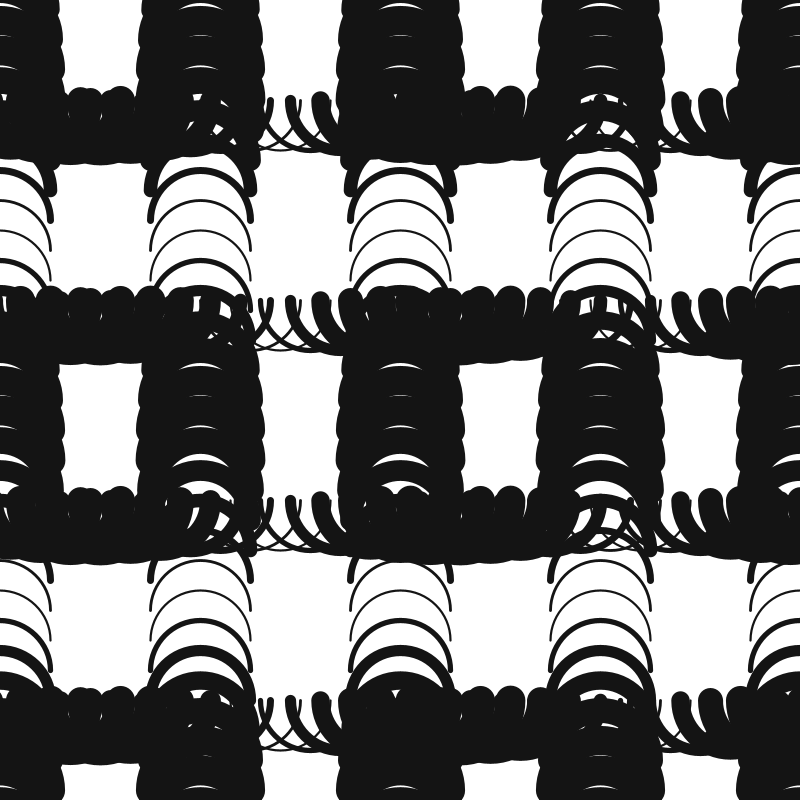
Frame 1 (no input)
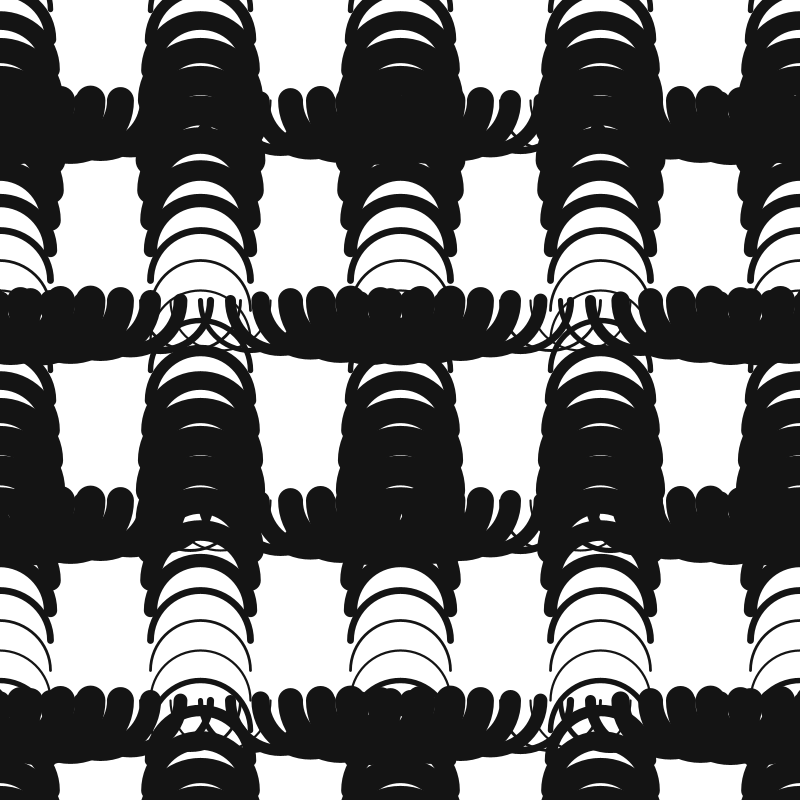
Frame 60 (the mouse pressed at the canvas centre just before this capture)
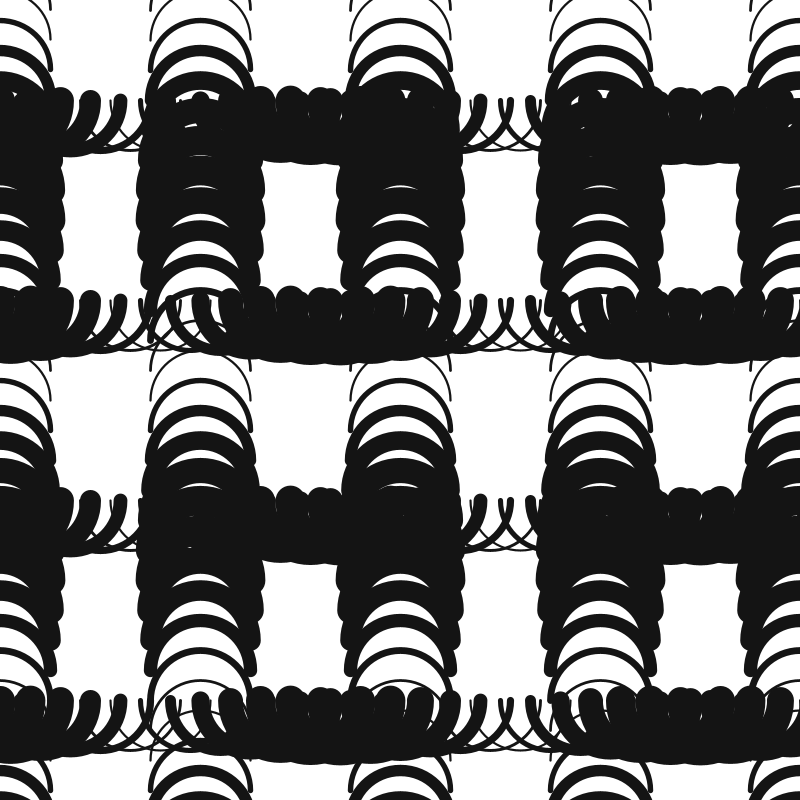
Frame 120 (the mouse held since frame 60 and released just before this capture)

The Processing sketch that drew these frames (run headless with seeded random() and noise(); from frame 60 on, the mouse is pressed at the canvas centre):

// Processing sketch: Cool_gif_Patter_dotblack2
// ── Cool_gif_Patter_dotblack2.pde
float arcSize = 200;
float sw,alpha;
float yStep = 30;
void setup(){
 size(800,800); 
}

void draw(){
 background(255);
 
 //mouseX = constrain(mouseX,10,width);
 //mouseY = constrain(mouseY,50,height);
 
 stroke(20);
 noFill();
 
 for(float y = -arcSize;y<height+arcSize;y+=yStep){
   sw = map(sin(radians(y+alpha)),-1,1,2,yStep);
   strokeWeight(sw);
   for(float x1 = arcSize/2;x1<width+arcSize;x1+=arcSize){
     arc(y,x1,arcSize/2,arcSize/2,0,PI);
   }
   sw = map(sin(radians(y-alpha)),-1,1,2,yStep);
   strokeWeight(sw);
   for(float x2= 0;x2<width+arcSize;x2+=arcSize){
    arc(x2,y,arcSize/2,arcSize/2,PI,TWO_PI); 
   }
  }
  alpha++;
}
